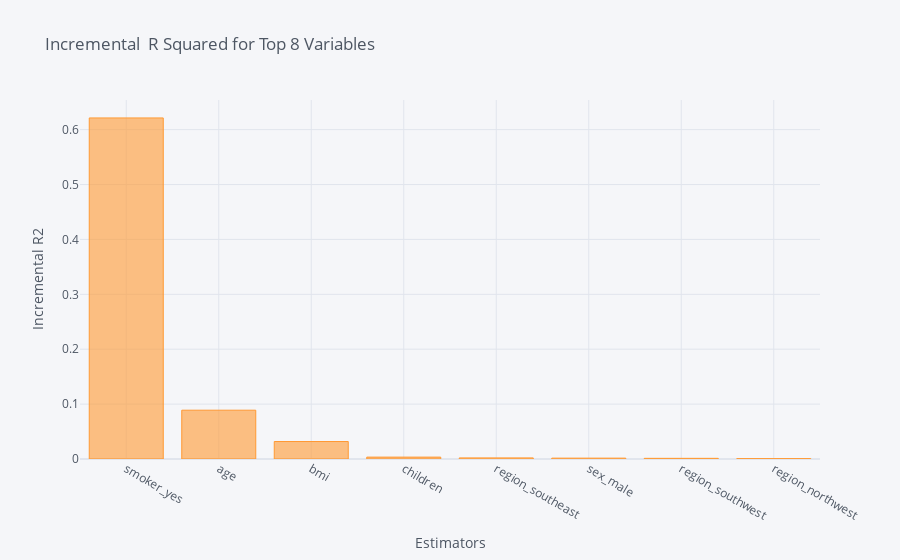
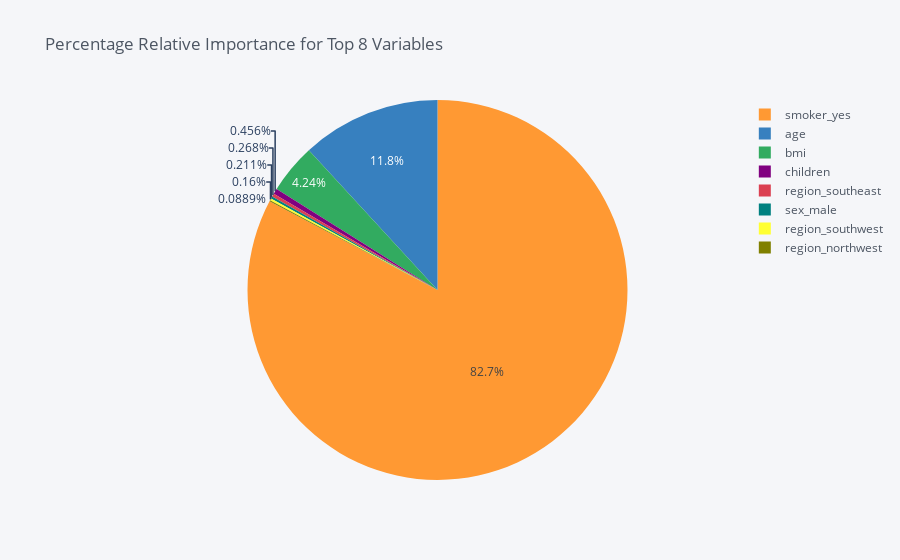

These figures' notebook cell, in order:
### Markdown cell above
##### Plot the percentage relative importance waterfall.

### Code cell
dominanceRegression.plot_incremental_rsquare()

### Figure 1 — Plotly figure (JSON) as saved in the notebook; plotly's stock layout.template omitted (floating-point values rounded to 4 significant figures)
{"data": [{"marker": {"color": "rgba(255, 153, 51, 0.6)", "line": {"color": "rgba(255, 153, 51, 1.0)", "width": 1}}, "name": "incremental_r2", "orientation": "v", "text": "", "x": ["smoker_yes", "age", "bmi", "children", "region_southeast", "sex_male", "region_southwest", "region_northwest"], "y": [0.6213, 0.0889, 0.03185, 0.003422, 0.00201, 0.001587, 0.001199, 0.0006677], "type": "bar"}], "layout": {"legend": {"bgcolor": "#F5F6F9", "font": {"color": "#4D5663"}}, "paper_bgcolor": "#F5F6F9", "plot_bgcolor": "#F5F6F9", "title": {"font": {"color": "#4D5663"}, "text": "Incremental  R Squared for Top 8 Variables "}, "xaxis": {"gridcolor": "#E1E5ED", "showgrid": true, "tickfont": {"color": "#4D5663"}, "title": {"font": {"color": "#4D5663"}, "text": "Estimators"}, "zerolinecolor": "#E1E5ED"}, "yaxis": {"gridcolor": "#E1E5ED", "showgrid": true, "tickfont": {"color": "#4D5663"}, "title": {"font": {"color": "#4D5663"}, "text": "Incremental R2"}, "zerolinecolor": "#E1E5ED"}}}

### Figure 2 — Plotly figure (JSON) as saved in the notebook; plotly's stock layout.template omitted (floating-point values rounded to 4 significant figures)
{"data": [{"labels": ["smoker_yes", "age", "bmi", "children", "region_southeast", "sex_male", "region_southwest", "region_northwest"], "marker": {"colors": ["rgba(255, 153, 51, 1.0)", "rgba(55, 128, 191, 1.0)", "rgba(50, 171, 96, 1.0)", "rgba(128, 0, 128, 1.0)", "rgba(219, 64, 82, 1.0)", "rgba(0, 128, 128, 1.0)", "rgba(255, 255, 51, 1.0)", "rgba(128, 128, 0, 1.0)"]}, "name": "", "values": [82.74, 11.84, 4.241, 0.4557, 0.2676, 0.2114, 0.1597, 0.08891], "type": "pie"}], "layout": {"legend": {"bgcolor": "#F5F6F9", "font": {"color": "#4D5663"}}, "paper_bgcolor": "#F5F6F9", "plot_bgcolor": "#F5F6F9", "title": {"font": {"color": "#4D5663"}, "text": "Percentage Relative Importance for Top 8 Variables "}}}
